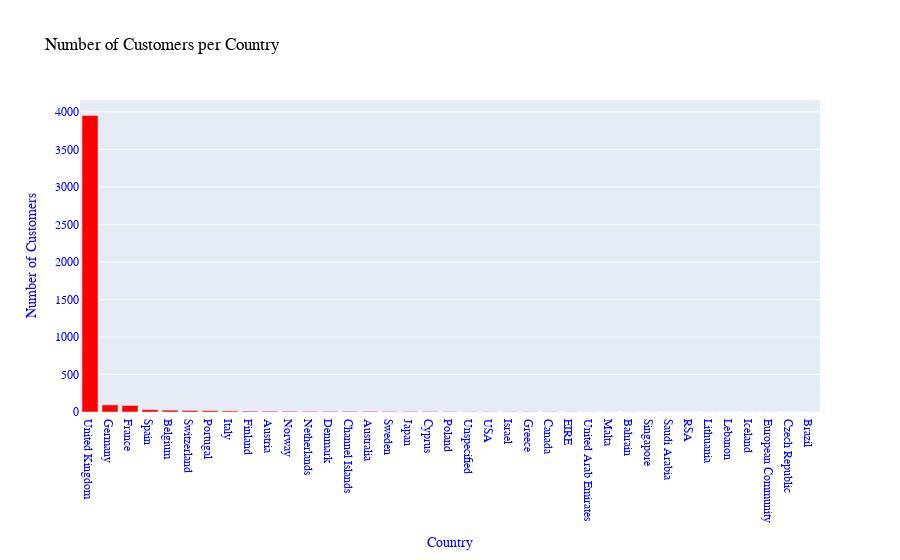

The notebook cell saved with this chart:
### Code cell
# add title, rename labels + adjust the font

fig = px.bar(customers_per_country, 
             x='Country', 
             y='number_customers', 
             title = 'Number of Customers per Country',
             labels={
                     "number_customers": "Number of Customers"
                 })

fig.update_layout(
    font_family="Courier New",
    font_color="blue",
    title_font_family="Arial",
    title_font_color="black"
)

# fig.update_xaxes(title_font_family="Arial")
fig.update_traces(marker_color='red')

fig.show()

### Figure 1 — Plotly figure (JSON) as saved in the notebook; plotly's stock layout.template omitted (floating-point values rounded to 4 significant figures)
{"data": [{"alignmentgroup": "True", "hovertemplate": "Country=%{x}<br>Number of Customers=%{y}<extra></extra>", "legendgroup": "", "marker": {"color": "red", "pattern": {"shape": ""}}, "name": "", "offsetgroup": "", "orientation": "v", "showlegend": false, "textposition": "auto", "type": "bar", "x": ["United Kingdom", "Germany", "France", "Spain", "Belgium", "Switzerland", "Portugal", "Italy", "Finland", "Austria", "Norway", "Netherlands", "Denmark", "Channel Islands", "Australia", "Sweden", "Japan", "Cyprus", "Poland", "Unspecified", "USA", "Israel", "Greece", "Canada", "EIRE", "United Arab Emirates", "Malta", "Bahrain", "Singapore", "Saudi Arabia", "RSA", "Lithuania", "Lebanon", "Iceland", "European Community", "Czech Republic", "Brazil"], "xaxis": "x", "y": [3950, 95, 87, 31, 25, 21, 19, 15, 12, 11, 10, 9, 9, 9, 9, 8, 8, 8, 6, 4, 4, 4, 4, 4, 3, 2, 2, 2, 1, 1, 1, 1, 1, 1, 1, 1, 1], "yaxis": "y"}], "layout": {"barmode": "relative", "font": {"color": "blue", "family": "Courier New"}, "legend": {"tracegroupgap": 0}, "title": {"font": {"color": "black", "family": "Arial"}, "text": "Number of Customers per Country"}, "xaxis": {"anchor": "y", "domain": [0, 1], "title": {"text": "Country"}}, "yaxis": {"anchor": "x", "domain": [0, 1], "title": {"text": "Number of Customers"}}}}
